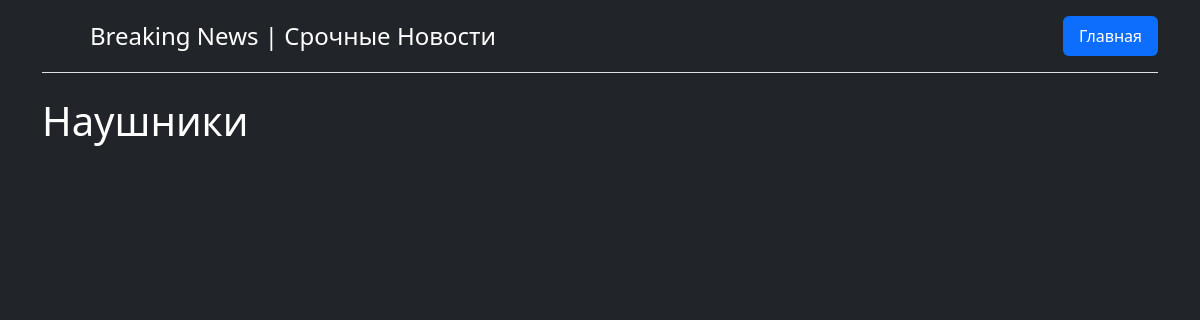
The page /category/1 on the database as committed earlier.
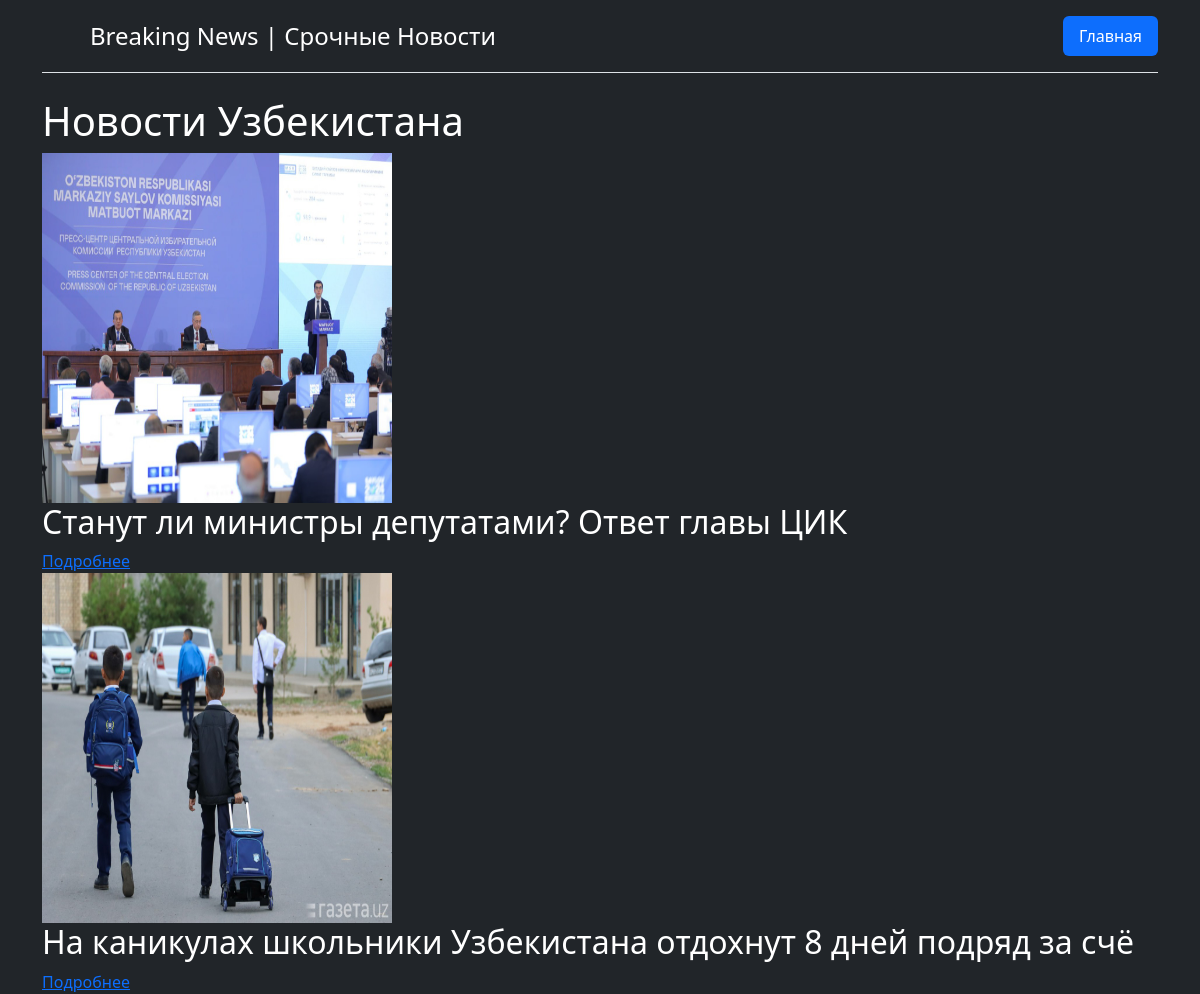
The same page on the database as committed later.
### index/models.py (models this page shows, shortened)
class Category(models.Model):
    category_name = models.CharField(max_length=32)
    def __str__(self):
        return str(self.category_name)

class New(models.Model):
    new_name = models.CharField(max_length=64)
    new_description = models.TextField()
    new_photo = models.ImageField(upload_to='media')
    new_category = models.ForeignKey(Category, on_delete=models.CASCADE)
    new_date = models.DateField()

### index/views.py (the view)
# urls.py: path('category/<int:pk>', views.category_page),
def category_page(request, pk):
    category = Category.objects.get(id=pk)
    exact_products = New.objects.filter(new_category=category)
    context = {'category': category, 'products': exact_products}
    return render(request, 'category.html', context)

### index/templates/category.html (shortened to what this page needs)
<!DOCTYPE html>
<html lang="ru">
<link rel="stylesheet" href="https://cdn.jsdelivr.net/npm/bootstrap@5.3.3/dist/css/bootstrap.min.css">
<head>
</head>
<body class="bg bg-dark">
<div class="container">
    <header class="d-flex flex-wrap justify-content-center py-3 mb-4 border-bottom">
      <a href="/" class="d-flex align-items-center mb-3 mb-md-0 me-md-auto link-body-emphasis text-decoration-none">
        <svg class="bi me-2" width="40" height="32"><use xlink:href="#bootstrap"></use></svg>
        <span class="fs-4 text-white">Breaking News | Срочные Новости</span>
      </a>
      <ul class="nav nav-pills">
        <li class="nav-item"><a href="/" class="nav-link active" aria-current="page">Главная</a></li>
      </ul>
    </header>
    <h1 class="text-white">{{category}}</h1>
    {% for p in products %}
    <img src="{{ p.new_photo.url }}" width="350" height="350" alt="{{ p.new_name }}">
    <h2 class="text-white">{{ p.new_name }}</h2>
    <a href="/product/{{ p.id }}">Подробнее</a>
    <br>
    {% endfor %}
</div>
</body>
</html>

Rows that differ between the two databases and show on the page:
changed Category: category_name "Наушники" → "Новости Узбекистана"
added New: new_photo (picture), new_name "Станут ли министры депутатами? Ответ главы ЦИК"
added New: new_photo (picture), new_name "На каникулах школьники Узбекистана отдохнут 8 дней подряд за счё"
